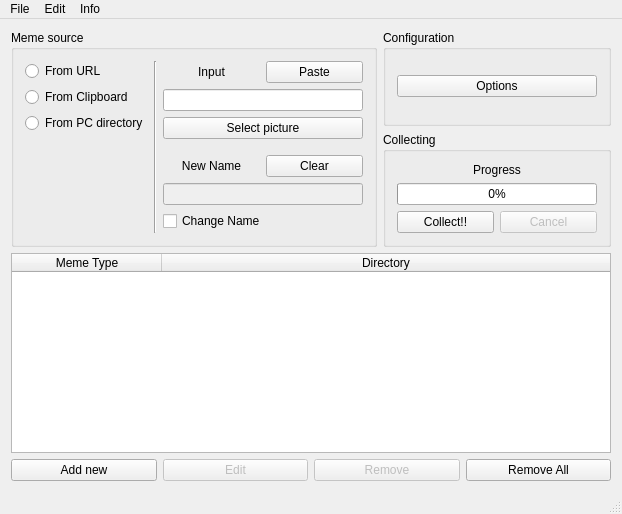
<?xml version="1.0" encoding="UTF-8"?>
<ui version="4.0">
 <class>MemeCollectorClass</class>
 <widget class="QMainWindow" name="MemeCollectorClass">
  <property name="focusPolicy">
   <enum>Qt::TabFocus</enum>
  </property>
  <property name="windowTitle">
   <string>MemeCollector</string>
  </property>
  <widget class="QWidget" name="centralWidget">
   <layout class="QGridLayout" name="gridLayout_2">
    <item row="1" column="0" colspan="2">
     <layout class="QVBoxLayout" name="verticalLayout_3">
      <item>
       <widget class="DeselectableTableWidget" name="tableWidget">
        <property name="minimumSize">
         <size>
          <width>400</width>
          <height>200</height>
         </size>
        </property>
        <property name="focusPolicy">
         <enum>Qt::ClickFocus</enum>
        </property>
        <property name="editTriggers">
         <set>QAbstractItemView::NoEditTriggers</set>
        </property>
        <property name="selectionMode">
         <enum>QAbstractItemView::SingleSelection</enum>
        </property>
        <property name="selectionBehavior">
         <enum>QAbstractItemView::SelectRows</enum>
        </property>
        <property name="sortingEnabled">
         <bool>true</bool>
        </property>
        <property name="columnCount">
         <number>2</number>
        </property>
        <attribute name="horizontalHeaderVisible">
         <bool>true</bool>
        </attribute>
        <attribute name="horizontalHeaderDefaultSectionSize">
         <number>150</number>
        </attribute>
        <attribute name="horizontalHeaderMinimumSectionSize">
         <number>100</number>
        </attribute>
        <attribute name="horizontalHeaderShowSortIndicator" stdset="0">
         <bool>true</bool>
        </attribute>
        <attribute name="horizontalHeaderStretchLastSection">
         <bool>true</bool>
        </attribute>
        <attribute name="verticalHeaderVisible">
         <bool>false</bool>
        </attribute>
        <column>
         <property name="text">
          <string>Meme Type</string>
         </property>
        </column>
        <column>
         <property name="text">
          <string>Directory</string>
         </property>
        </column>
       </widget>
      </item>
      <item>
       <layout class="QHBoxLayout" name="horizontalLayout">
        <item>
         <widget class="QPushButton" name="addNewButton">
          <property name="text">
           <string>Add new</string>
          </property>
         </widget>
        </item>
        <item>
         <widget class="QPushButton" name="editButton">
          <property name="enabled">
           <bool>false</bool>
          </property>
          <property name="text">
           <string>Edit</string>
          </property>
         </widget>
        </item>
        <item>
         <widget class="QPushButton" name="removeButton">
          <property name="enabled">
           <bool>false</bool>
          </property>
          <property name="text">
           <string>Remove</string>
          </property>
         </widget>
        </item>
        <item>
         <widget class="QPushButton" name="removeAllButton">
          <property name="text">
           <string>Remove All</string>
          </property>
         </widget>
        </item>
       </layout>
      </item>
     </layout>
    </item>
    <item row="0" column="1">
     <layout class="QVBoxLayout" name="verticalLayout">
      <property name="rightMargin">
       <number>0</number>
      </property>
      <property name="bottomMargin">
       <number>0</number>
      </property>
      <item>
       <widget class="QGroupBox" name="groupBox">
        <property name="sizePolicy">
         <sizepolicy hsizetype="Preferred" vsizetype="Minimum">
          <horstretch>0</horstretch>
          <verstretch>0</verstretch>
         </sizepolicy>
        </property>
        <property name="minimumSize">
         <size>
          <width>0</width>
          <height>0</height>
         </size>
        </property>
        <property name="title">
         <string>Configuration</string>
        </property>
        <layout class="QVBoxLayout" name="verticalLayout_4">
         <item>
          <widget class="QPushButton" name="optionsButton">
           <property name="text">
            <string>Options</string>
           </property>
          </widget>
         </item>
        </layout>
       </widget>
      </item>
      <item>
       <widget class="QGroupBox" name="groupBox_2">
        <property name="minimumSize">
         <size>
          <width>0</width>
          <height>0</height>
         </size>
        </property>
        <property name="title">
         <string>Collecting</string>
        </property>
        <layout class="QVBoxLayout" name="verticalLayout_5">
         <item>
          <widget class="QLabel" name="progressLabel">
           <property name="sizePolicy">
            <sizepolicy hsizetype="Preferred" vsizetype="Preferred">
             <horstretch>0</horstretch>
             <verstretch>0</verstretch>
            </sizepolicy>
           </property>
           <property name="minimumSize">
            <size>
             <width>0</width>
             <height>0</height>
            </size>
           </property>
           <property name="text">
            <string>Progress</string>
           </property>
           <property name="alignment">
            <set>Qt::AlignCenter</set>
           </property>
          </widget>
         </item>
         <item>
          <widget class="QProgressBar" name="progressBar">
           <property name="minimumSize">
            <size>
             <width>200</width>
             <height>0</height>
            </size>
           </property>
           <property name="contextMenuPolicy">
            <enum>Qt::DefaultContextMenu</enum>
           </property>
           <property name="value">
            <number>0</number>
           </property>
           <property name="alignment">
            <set>Qt::AlignLeading|Qt::AlignLeft|Qt::AlignVCenter</set>
           </property>
           <property name="textVisible">
            <bool>true</bool>
           </property>
           <property name="textDirection">
            <enum>QProgressBar::TopToBottom</enum>
           </property>
          </widget>
         </item>
         <item>
          <layout class="QHBoxLayout" name="horizontalLayout_2">
           <item>
            <widget class="QPushButton" name="collectButton">
             <property name="text">
              <string>Collect!!</string>
             </property>
            </widget>
           </item>
           <item>
            <widget class="QPushButton" name="cancelButton">
             <property name="enabled">
              <bool>false</bool>
             </property>
             <property name="text">
              <string>Cancel</string>
             </property>
            </widget>
           </item>
          </layout>
         </item>
        </layout>
       </widget>
      </item>
     </layout>
    </item>
    <item row="0" column="0">
     <widget class="QGroupBox" name="inputGroupBox">
      <property name="title">
       <string>Meme source</string>
      </property>
      <layout class="QGridLayout" name="gridLayout">
       <item row="0" column="0">
        <layout class="QVBoxLayout" name="verticalLayout_6">
         <property name="bottomMargin">
          <number>100</number>
         </property>
         <item>
          <widget class="QRadioButton" name="radioURL">
           <property name="text">
            <string>From URL</string>
           </property>
          </widget>
         </item>
         <item>
          <widget class="QRadioButton" name="radioClipboard">
           <property name="text">
            <string>From Clipboard</string>
           </property>
          </widget>
         </item>
         <item>
          <widget class="QRadioButton" name="radioPcDir">
           <property name="text">
            <string>From PC directory</string>
           </property>
          </widget>
         </item>
        </layout>
       </item>
       <item row="0" column="2">
        <layout class="QVBoxLayout" name="verticalLayout_7">
         <item>
          <layout class="QHBoxLayout" name="horizontalLayout_3">
           <item>
            <widget class="QLabel" name="inputLabel">
             <property name="text">
              <string>Input</string>
             </property>
             <property name="alignment">
              <set>Qt::AlignCenter</set>
             </property>
            </widget>
           </item>
           <item>
            <widget class="QPushButton" name="pasteButton">
             <property name="text">
              <string>Paste</string>
             </property>
            </widget>
           </item>
          </layout>
         </item>
         <item>
          <widget class="QLineEdit" name="inputEdit">
           <property name="minimumSize">
            <size>
             <width>200</width>
             <height>0</height>
            </size>
           </property>
           <property name="text">
            <string/>
           </property>
          </widget>
         </item>
         <item>
          <widget class="QPushButton" name="selectPictureButton">
           <property name="text">
            <string>Select picture</string>
           </property>
          </widget>
         </item>
         <item>
          <spacer name="verticalSpacer">
           <property name="orientation">
            <enum>Qt::Vertical</enum>
           </property>
           <property name="sizeType">
            <enum>QSizePolicy::Fixed</enum>
           </property>
           <property name="sizeHint" stdset="0">
            <size>
             <width>0</width>
             <height>10</height>
            </size>
           </property>
          </spacer>
         </item>
         <item>
          <layout class="QHBoxLayout" name="horizontalLayout_4">
           <item>
            <widget class="QLabel" name="nameLabel">
             <property name="text">
              <string>New Name</string>
             </property>
             <property name="alignment">
              <set>Qt::AlignCenter</set>
             </property>
            </widget>
           </item>
           <item>
            <widget class="QPushButton" name="clearButton">
             <property name="text">
              <string>Clear</string>
             </property>
            </widget>
           </item>
          </layout>
         </item>
         <item>
          <widget class="QLineEdit" name="nameInputEdit">
           <property name="enabled">
            <bool>false</bool>
           </property>
          </widget>
         </item>
         <item>
          <widget class="QCheckBox" name="changeNameCheckBox">
           <property name="text">
            <string>Change Name</string>
           </property>
          </widget>
         </item>
        </layout>
       </item>
       <item row="0" column="1">
        <widget class="Line" name="line">
         <property name="orientation">
          <enum>Qt::Vertical</enum>
         </property>
        </widget>
       </item>
      </layout>
     </widget>
    </item>
   </layout>
  </widget>
  <widget class="QStatusBar" name="statusBar"/>
  <widget class="QMenuBar" name="menuBar">
   <property name="geometry">
    <rect>
     <x>0</x>
     <y>0</y>
     <width>635</width>
     <height>22</height>
    </rect>
   </property>
   <widget class="QMenu" name="menuFile">
    <property name="title">
     <string>File</string>
    </property>
    <addaction name="actionShow"/>
    <addaction name="actionHide"/>
    <addaction name="separator"/>
    <addaction name="actionOptions"/>
    <addaction name="separator"/>
    <addaction name="actionQuicksaveURL"/>
    <addaction name="actionQuicksaveImage"/>
    <addaction name="separator"/>
    <addaction name="actionClose"/>
   </widget>
   <widget class="QMenu" name="menuEdit">
    <property name="title">
     <string>Edit</string>
    </property>
    <addaction name="actionOpenImageViewer"/>
    <addaction name="actionOpenDirectory"/>
    <addaction name="actionProperties"/>
    <addaction name="separator"/>
    <addaction name="actionAddNew"/>
    <addaction name="actionEdit"/>
    <addaction name="actionRemove"/>
    <addaction name="actionRemoveAll"/>
   </widget>
   <widget class="QMenu" name="menuInfo">
    <property name="title">
     <string>Info</string>
    </property>
    <addaction name="actionReadMeFile"/>
   </widget>
   <addaction name="menuFile"/>
   <addaction name="menuEdit"/>
   <addaction name="menuInfo"/>
  </widget>
  <action name="actionShow">
   <property name="text">
    <string>Show</string>
   </property>
  </action>
  <action name="actionHide">
   <property name="text">
    <string>Hide</string>
   </property>
  </action>
  <action name="actionQuicksaveURL">
   <property name="text">
    <string>Quicksave from copied URL</string>
   </property>
  </action>
  <action name="actionQuicksaveImage">
   <property name="text">
    <string>Quicksave from copied image</string>
   </property>
  </action>
  <action name="actionClose">
   <property name="text">
    <string>Close</string>
   </property>
  </action>
  <action name="actionAddNew">
   <property name="text">
    <string>Add new</string>
   </property>
  </action>
  <action name="actionEdit">
   <property name="enabled">
    <bool>false</bool>
   </property>
   <property name="text">
    <string>Edit</string>
   </property>
  </action>
  <action name="actionRemove">
   <property name="enabled">
    <bool>false</bool>
   </property>
   <property name="text">
    <string>Remove</string>
   </property>
  </action>
  <action name="actionRemoveAll">
   <property name="text">
    <string>Remove all</string>
   </property>
  </action>
  <action name="actionOpenDirectory">
   <property name="enabled">
    <bool>false</bool>
   </property>
   <property name="text">
    <string>Open directory</string>
   </property>
  </action>
  <action name="actionReadMeFile">
   <property name="text">
    <string>Read me file</string>
   </property>
  </action>
  <action name="actionProperties">
   <property name="enabled">
    <bool>false</bool>
   </property>
   <property name="text">
    <string>Properties</string>
   </property>
  </action>
  <action name="actionOptions">
   <property name="text">
    <string>Options</string>
   </property>
  </action>
  <action name="actionOpenImageViewer">
   <property name="enabled">
    <bool>false</bool>
   </property>
   <property name="text">
    <string>Open image viewer</string>
   </property>
  </action>
 </widget>
 <layoutdefault spacing="6" margin="11"/>
 <customwidgets>
  <customwidget>
   <class>DeselectableTableWidget</class>
   <extends>QTableWidget</extends>
   <header>DeselectableTableWidget.hpp</header>
  </customwidget>
 </customwidgets>
 <tabstops>
  <tabstop>optionsButton</tabstop>
  <tabstop>collectButton</tabstop>
  <tabstop>cancelButton</tabstop>
  <tabstop>addNewButton</tabstop>
  <tabstop>editButton</tabstop>
  <tabstop>removeButton</tabstop>
  <tabstop>removeAllButton</tabstop>
 </tabstops>
 <resources/>
 <connections/>
</ui>
